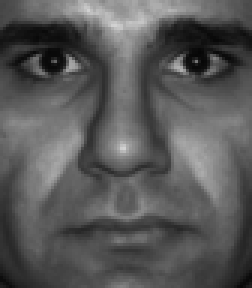
#> input picture Assignment6/data/faces/1/001.png, 84 x 96 px (shown 3 times larger); its folder holds 5 pictures in this run
$ python assigment6.py
#> lines starting #> are read from the running program, lines starting #| are printed output that depends on the picture
import math
from multiprocessing.dummy import Array
import random
import string
import numpy as np
import cv2
from matplotlib import pyplot as plt
from PIL import Image
from a6_utils import *
import os

# [115 lines left out: functions nal1b, nal1d, nal1e, not called in this run]

    #Question: What happens to the reconstructed points? Where is the data projected to?
    # The points get projected on to the line (or subspace) defined by the remaining vector(s)


# nal1e()

def closestPoint(x, T):
    min = np.argmin(np.linalg.norm(T - x, axis=-1))
    return T[min]


# [45 lines left out: function nal1f, not called in this run]

# nal1f()

def dualPCA( X):
    n = len(X[0])
    mean = np.sum(X, -1) / n
    X = ( X.T - mean).T
    # print(X)
    # X[0, :] -= mean[0]
    # X[1, :] -= mean[1]

    C = np.matmul(X.T, X) / (n - 1)

    U, S , _ = np.linalg.svd(C)
    S = S + 10**-15


    Sn = np.diag(S)
    vmesni = np.sqrt(np.linalg.inv(Sn) / (n-1))
    Uf = np.matmul(X, U)
    Uf = np.matmul(Uf, vmesni)

    print(Uf)
    return Uf, mean


# [29 lines left out: function nal2, not called in this run]


# nal2()

def reshapeImages(src):
#> called with src = 'data/faces/1'
    X = []
    for pic in os.listdir(src):
        source = src + "/" + pic
        I = cv2.cvtColor(cv2.imread(source), cv2.COLOR_BGR2GRAY)
#> I: shape (96, 84); min 6, max 210, mean 88.3
        I = np.reshape(I, -1)
#> I = 8064 values, max 210 at index 710, min 6 at index 1494, mean 88.26
        X.append(I)

    X = np.array(X).T

    return X


def nal3():
    X = reshapeImages("data/faces/1")

    U, mean = dualPCA(X)

    v1 = np.reshape(U[:,0], (96, 84))
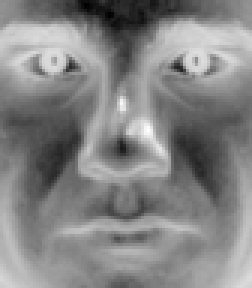
#> v1: shape (96, 84) float64 (shown 3 times larger); min -0.0244, max 0.00304, mean -0.0101; drawn with min black and max white
    v2 = np.reshape(U[:,1], (96, 84))
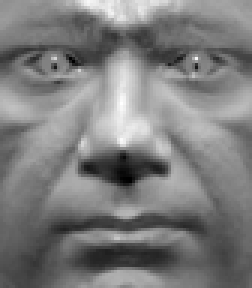
#> v2: shape (96, 84) float64 (shown 3 times larger); min -0.0342, max 0.0317, mean -0.00182; drawn with min black and max white
    v3 = np.reshape(U[:,2], (96, 84))
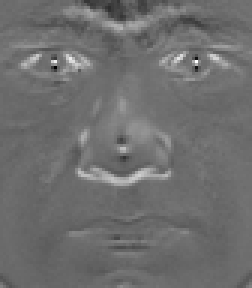
#> v3: shape (96, 84) float64 (shown 3 times larger); min -0.0809, max 0.107, mean 0.000685; drawn with min black and max white
    v4 = np.reshape(U[:,3], (96, 84))
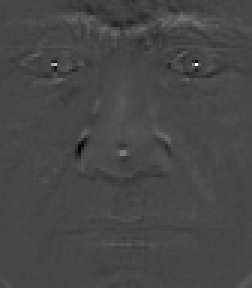
#> v4: shape (96, 84) float64 (shown 3 times larger); min -0.118, max 0.302, mean 0.0003; drawn with min black and max white
    v5 = np.reshape(U[:,4], (96, 84))
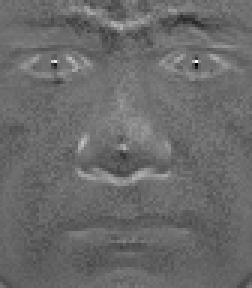
#> v5: shape (96, 84) float64 (shown 3 times larger); min -4.1e-09, max 5.37e-09, mean -1.42e-10; drawn with min black and max white


    plt.subplot(1, 5, 1)
    plt.imshow(v1, cmap="gray")
    plt.subplot(1, 5, 2)
    plt.imshow(v2, cmap="gray")
    plt.subplot(1, 5, 3)
    plt.imshow(v3, cmap="gray")
    plt.subplot(1, 5, 4)
    plt.imshow(v4, cmap="gray")
    plt.subplot(1, 5, 5)
    plt.imshow(v5, cmap="gray")

    plt.show()


    I = cv2.cvtColor(cv2.imread("data/faces/1/001.png"), cv2.COLOR_BGR2GRAY)
    Im = np.copy(I)
    Im = np.reshape(Im, -1)
#> Im has the same summary as I in reshapeImages
    Im[4074] = 0

    Y = np.matmul(U.T, Im - mean)

    xp = np.matmul(U, Y)
    xp =  xp + mean

    xp = np.reshape(xp, (96, 84))
    plt.set_cmap("gray")
    plt.subplot(1, 3, 1)
    plt.imshow(I)
    plt.title("Original Image")
    plt.subplot(1, 3, 2)
    plt.imshow(np.reshape(Im, (96, 84)), cmap="gray")
    plt.title("One component changed in Image space")
    plt.subplot(1,3,3)
    plt.imshow( xp)
    plt.title("projected back into Image space")
    plt.show()
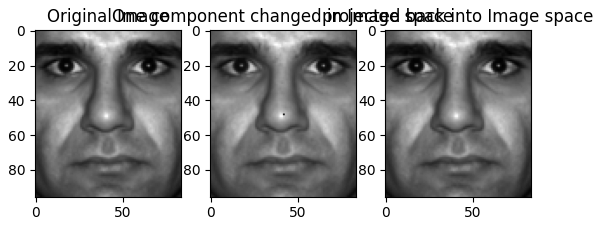
#> figure drawn by matplotlib, 3 panels

    Y = np.matmul(U.T, np.reshape(I, -1) - mean)
    # print(len(Y))
    Y[0] = 0
    xp = np.matmul(U, Y)
    xp = xp + mean

    plt.subplot(1, 2, 1)
    plt.imshow(I)
    plt.title("Original")
    plt.subplot(1,2,2)
    plt.imshow(np.reshape(xp, (96, 84)))
    plt.title("component 0 set to 0 in PCA space")


    plt.show()
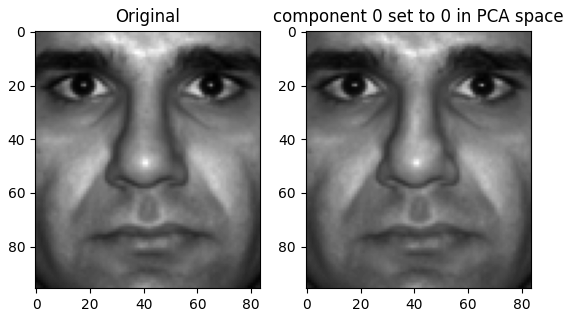
#> figure drawn by matplotlib, 2 panels


# nal3()
    # What do the resulting images represent (both
    #numerically and in the context of faces)?

    # the first image is the first eigen vector,
    # this vector represents the highest variance,
    # it shows the type of lighting that was mose effective?


# [71 lines left out: function nal3c, not called in this run]

# [5 lines of commented-out code are left out]
nal3()
# nal3c()
